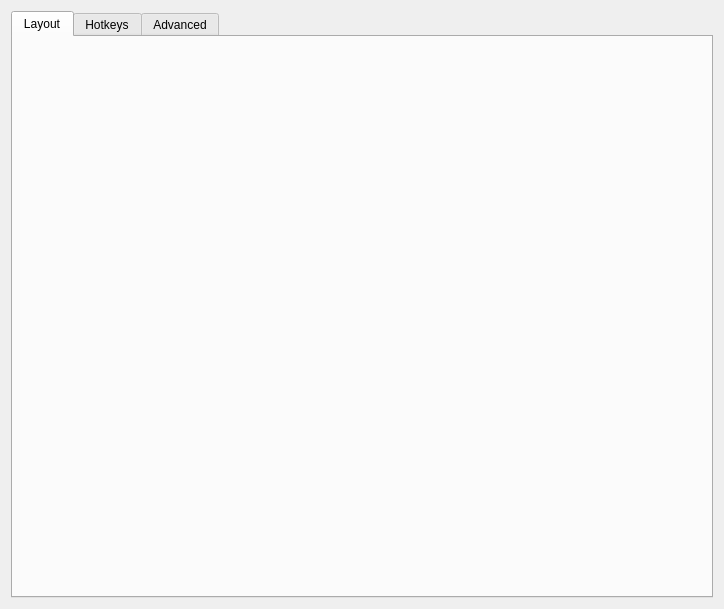
<?xml version="1.0" encoding="UTF-8"?>
<ui version="4.0">
 <class>ServerConfigDialog</class>
 <widget class="QDialog" name="ServerConfigDialog">
  <property name="geometry">
   <rect>
    <x>0</x>
    <y>0</y>
    <width>724</width>
    <height>609</height>
   </rect>
  </property>
  <property name="minimumSize">
   <size>
    <width>0</width>
    <height>0</height>
   </size>
  </property>
  <property name="windowTitle">
   <string>Server Configuration</string>
  </property>
  <layout class="QVBoxLayout" name="verticalLayout_3">
   <item>
    <widget class="QTabWidget" name="tabWidget">
     <widget class="QWidget" name="tabComputers">
      <attribute name="title">
       <string>Layout</string>
      </attribute>
      <layout class="QVBoxLayout" name="layoutTabComputers"/>
     </widget>
     <widget class="QWidget" name="tabHotkeys">
      <attribute name="title">
       <string>Hotkeys</string>
      </attribute>
      <layout class="QHBoxLayout" name="_2">
       <item>
        <widget class="QGroupBox" name="groupHotkeys">
         <property name="title">
          <string>&amp;Hotkeys</string>
         </property>
         <layout class="QGridLayout" name="_3">
          <item row="0" column="0" rowspan="4">
           <widget class="QListWidget" name="listHotkeys"/>
          </item>
          <item row="0" column="1">
           <widget class="QPushButton" name="btnNewHotkey">
            <property name="enabled">
             <bool>true</bool>
            </property>
            <property name="text">
             <string>&amp;New</string>
            </property>
            <property name="icon">
             <iconset theme="QIcon::ThemeIcon::ListAdd"/>
            </property>
           </widget>
          </item>
          <item row="1" column="1">
           <widget class="QPushButton" name="btnEditHotkey">
            <property name="enabled">
             <bool>false</bool>
            </property>
            <property name="text">
             <string>&amp;Edit</string>
            </property>
            <property name="icon">
             <iconset theme="document-edit"/>
            </property>
           </widget>
          </item>
          <item row="2" column="1">
           <widget class="QPushButton" name="btnRemoveHotkey">
            <property name="enabled">
             <bool>false</bool>
            </property>
            <property name="text">
             <string>&amp;Remove</string>
            </property>
            <property name="icon">
             <iconset theme="QIcon::ThemeIcon::ListRemove"/>
            </property>
           </widget>
          </item>
          <item row="3" column="1">
           <spacer name="hotkeySpacer">
            <property name="orientation">
             <enum>Qt::Orientation::Vertical</enum>
            </property>
            <property name="sizeHint" stdset="0">
             <size>
              <width>75</width>
              <height>161</height>
             </size>
            </property>
           </spacer>
          </item>
         </layout>
        </widget>
       </item>
       <item>
        <widget class="QGroupBox" name="groupActions">
         <property name="font">
          <font>
           <kerning>true</kerning>
          </font>
         </property>
         <property name="title">
          <string>A&amp;ctions</string>
         </property>
         <layout class="QGridLayout">
          <item row="0" column="0" rowspan="4">
           <widget class="QListWidget" name="listActions"/>
          </item>
          <item row="0" column="1">
           <widget class="QPushButton" name="btnNewAction">
            <property name="enabled">
             <bool>false</bool>
            </property>
            <property name="text">
             <string>Ne&amp;w</string>
            </property>
            <property name="icon">
             <iconset theme="QIcon::ThemeIcon::ListAdd"/>
            </property>
           </widget>
          </item>
          <item row="1" column="1">
           <widget class="QPushButton" name="btnEditAction">
            <property name="enabled">
             <bool>false</bool>
            </property>
            <property name="text">
             <string>E&amp;dit</string>
            </property>
            <property name="icon">
             <iconset theme="document-edit"/>
            </property>
           </widget>
          </item>
          <item row="2" column="1">
           <widget class="QPushButton" name="btnRemoveAction">
            <property name="enabled">
             <bool>false</bool>
            </property>
            <property name="text">
             <string>Re&amp;move</string>
            </property>
            <property name="icon">
             <iconset theme="QIcon::ThemeIcon::ListRemove"/>
            </property>
           </widget>
          </item>
          <item row="3" column="1">
           <spacer name="actionSpacer">
            <property name="orientation">
             <enum>Qt::Orientation::Vertical</enum>
            </property>
            <property name="sizeHint" stdset="0">
             <size>
              <width>20</width>
              <height>40</height>
             </size>
            </property>
           </spacer>
          </item>
         </layout>
        </widget>
       </item>
      </layout>
     </widget>
     <widget class="QWidget" name="tabAdvanced">
      <attribute name="title">
       <string>Advanced</string>
      </attribute>
      <layout class="QVBoxLayout" name="verticalLayout_2">
       <property name="leftMargin">
        <number>15</number>
       </property>
       <property name="topMargin">
        <number>15</number>
       </property>
       <property name="rightMargin">
        <number>15</number>
       </property>
       <property name="bottomMargin">
        <number>15</number>
       </property>
       <item>
        <widget class="QGroupBox" name="groupMisc">
         <property name="font">
          <font>
           <kerning>false</kerning>
          </font>
         </property>
         <property name="title">
          <string>&amp;Misc</string>
         </property>
         <layout class="QVBoxLayout" name="verticalLayout_4">
          <property name="leftMargin">
           <number>6</number>
          </property>
          <property name="topMargin">
           <number>6</number>
          </property>
          <property name="rightMargin">
           <number>6</number>
          </property>
          <property name="bottomMargin">
           <number>6</number>
          </property>
          <item>
           <widget class="QCheckBox" name="cbDisableLockToComputer">
            <property name="text">
             <string>Disable lock to computer (scroll lock key)</string>
            </property>
           </widget>
          </item>
          <item>
           <widget class="QCheckBox" name="cbDefaultLockToComputerState">
            <property name="text">
             <string>Enable lock to computer at startup</string>
            </property>
           </widget>
          </item>
          <item>
           <widget class="QCheckBox" name="cbRelativeMouseMoves">
            <property name="enabled">
             <bool>true</bool>
            </property>
            <property name="text">
             <string>Use &amp;relative mouse movements</string>
            </property>
           </widget>
          </item>
          <item>
           <widget class="QCheckBox" name="cbWin32KeepForeground">
            <property name="enabled">
             <bool>true</bool>
            </property>
            <property name="text">
             <string>Don't take &amp;foreground window (Windows only)</string>
            </property>
           </widget>
          </item>
          <item>
           <layout class="QHBoxLayout" name="layoutClipboard">
            <item>
             <widget class="QCheckBox" name="cbEnableClipboard">
              <property name="sizePolicy">
               <sizepolicy hsizetype="Minimum" vsizetype="Preferred">
                <horstretch>0</horstretch>
                <verstretch>0</verstretch>
               </sizepolicy>
              </property>
              <property name="text">
               <string>Enable clipboard sharing</string>
              </property>
              <property name="checked">
               <bool>true</bool>
              </property>
             </widget>
            </item>
            <item>
             <spacer name="horizontalSpacer">
              <property name="orientation">
               <enum>Qt::Orientation::Horizontal</enum>
              </property>
              <property name="sizeHint" stdset="0">
               <size>
                <width>40</width>
                <height>20</height>
               </size>
              </property>
             </spacer>
            </item>
            <item>
             <widget class="QLabel" name="label_7">
              <property name="text">
               <string>Limit to:</string>
              </property>
             </widget>
            </item>
            <item>
             <widget class="QSpinBox" name="sbClipboardSizeLimit">
              <property name="enabled">
               <bool>false</bool>
              </property>
              <property name="sizePolicy">
               <sizepolicy hsizetype="Maximum" vsizetype="Fixed">
                <horstretch>0</horstretch>
                <verstretch>0</verstretch>
               </sizepolicy>
              </property>
              <property name="suffix">
               <string>MB</string>
              </property>
              <property name="maximum">
               <number>10000</number>
              </property>
              <property name="value">
               <number>3</number>
              </property>
             </widget>
            </item>
            <item>
             <spacer name="horizontalSpacer_3">
              <property name="orientation">
               <enum>Qt::Orientation::Horizontal</enum>
              </property>
              <property name="sizeType">
               <enum>QSizePolicy::Policy::Fixed</enum>
              </property>
              <property name="sizeHint" stdset="0">
               <size>
                <width>50</width>
                <height>20</height>
               </size>
              </property>
             </spacer>
            </item>
           </layout>
          </item>
         </layout>
        </widget>
       </item>
       <item>
        <widget class="QGroupBox" name="groupSwitch">
         <property name="font">
          <font>
           <kerning>true</kerning>
          </font>
         </property>
         <property name="title">
          <string>&amp;Switching</string>
         </property>
         <layout class="QVBoxLayout">
          <property name="spacing">
           <number>6</number>
          </property>
          <property name="leftMargin">
           <number>6</number>
          </property>
          <property name="topMargin">
           <number>6</number>
          </property>
          <property name="rightMargin">
           <number>6</number>
          </property>
          <property name="bottomMargin">
           <number>6</number>
          </property>
          <item>
           <layout class="QHBoxLayout" name="_5">
            <item>
             <widget class="QCheckBox" name="cbSwitchDelay">
              <property name="enabled">
               <bool>true</bool>
              </property>
              <property name="text">
               <string>Switch &amp;after waiting</string>
              </property>
             </widget>
            </item>
            <item>
             <spacer name="spacerSwitchWait">
              <property name="orientation">
               <enum>Qt::Orientation::Horizontal</enum>
              </property>
              <property name="sizeHint" stdset="0">
               <size>
                <width>40</width>
                <height>20</height>
               </size>
              </property>
             </spacer>
            </item>
            <item>
             <widget class="QSpinBox" name="sbSwitchDelay">
              <property name="enabled">
               <bool>false</bool>
              </property>
              <property name="sizePolicy">
               <sizepolicy hsizetype="Maximum" vsizetype="Fixed">
                <horstretch>0</horstretch>
                <verstretch>0</verstretch>
               </sizepolicy>
              </property>
              <property name="suffix">
               <string>ms</string>
              </property>
              <property name="minimum">
               <number>10</number>
              </property>
              <property name="maximum">
               <number>10000</number>
              </property>
              <property name="singleStep">
               <number>10</number>
              </property>
              <property name="value">
               <number>250</number>
              </property>
             </widget>
            </item>
            <item>
             <spacer name="spacerSwitchWait_2">
              <property name="orientation">
               <enum>Qt::Orientation::Horizontal</enum>
              </property>
              <property name="sizeType">
               <enum>QSizePolicy::Policy::Fixed</enum>
              </property>
              <property name="sizeHint" stdset="0">
               <size>
                <width>50</width>
                <height>20</height>
               </size>
              </property>
             </spacer>
            </item>
           </layout>
          </item>
          <item>
           <layout class="QHBoxLayout" name="_6">
            <item>
             <widget class="QCheckBox" name="cbSwitchDoubleTap">
              <property name="enabled">
               <bool>true</bool>
              </property>
              <property name="text">
               <string>Switch on double &amp;tap within</string>
              </property>
             </widget>
            </item>
            <item>
             <spacer name="spacerDoubleTap">
              <property name="orientation">
               <enum>Qt::Orientation::Horizontal</enum>
              </property>
              <property name="sizeHint" stdset="0">
               <size>
                <width>40</width>
                <height>20</height>
               </size>
              </property>
             </spacer>
            </item>
            <item>
             <widget class="QSpinBox" name="sbSwitchDoubleTap">
              <property name="enabled">
               <bool>false</bool>
              </property>
              <property name="sizePolicy">
               <sizepolicy hsizetype="Maximum" vsizetype="Fixed">
                <horstretch>0</horstretch>
                <verstretch>0</verstretch>
               </sizepolicy>
              </property>
              <property name="suffix">
               <string>ms</string>
              </property>
              <property name="minimum">
               <number>10</number>
              </property>
              <property name="maximum">
               <number>10000</number>
              </property>
              <property name="singleStep">
               <number>10</number>
              </property>
              <property name="value">
               <number>250</number>
              </property>
             </widget>
            </item>
            <item>
             <spacer name="spacerDoubleTap_2">
              <property name="orientation">
               <enum>Qt::Orientation::Horizontal</enum>
              </property>
              <property name="sizeType">
               <enum>QSizePolicy::Policy::Fixed</enum>
              </property>
              <property name="sizeHint" stdset="0">
               <size>
                <width>50</width>
                <height>20</height>
               </size>
              </property>
             </spacer>
            </item>
           </layout>
          </item>
         </layout>
        </widget>
       </item>
       <item>
        <widget class="QGroupBox" name="groupNetwork">
         <property name="title">
          <string>&amp;Network</string>
         </property>
         <layout class="QVBoxLayout" name="verticalLayout_5">
          <property name="leftMargin">
           <number>6</number>
          </property>
          <property name="topMargin">
           <number>6</number>
          </property>
          <property name="rightMargin">
           <number>6</number>
          </property>
          <property name="bottomMargin">
           <number>6</number>
          </property>
          <item>
           <widget class="QWidget" name="widgetHeartbeat" native="true">
            <layout class="QHBoxLayout" name="groupHeartbeat">
             <property name="spacing">
              <number>9</number>
             </property>
             <property name="leftMargin">
              <number>1</number>
             </property>
             <item>
              <widget class="QCheckBox" name="cbHeartbeat">
               <property name="enabled">
                <bool>true</bool>
               </property>
               <property name="whatsThis">
                <string>&lt;html&gt;&lt;head/&gt;&lt;body&gt;&lt;p&gt;Enables the network heartbeat to ping clients every &lt;span style=&quot; font-style:italic;&quot;&gt;n&lt;/span&gt; seconds. This may help to diagnose network problems by retrying the connection if the client becomes unresponsive.&lt;/p&gt;&lt;/body&gt;&lt;/html&gt;</string>
               </property>
               <property name="text">
                <string>&amp;Check clients every</string>
               </property>
              </widget>
             </item>
             <item>
              <spacer name="spacerNetwork">
               <property name="orientation">
                <enum>Qt::Orientation::Horizontal</enum>
               </property>
               <property name="sizeHint" stdset="0">
                <size>
                 <width>40</width>
                 <height>20</height>
                </size>
               </property>
              </spacer>
             </item>
             <item>
              <widget class="QSpinBox" name="sbHeartbeat">
               <property name="enabled">
                <bool>false</bool>
               </property>
               <property name="sizePolicy">
                <sizepolicy hsizetype="Maximum" vsizetype="Fixed">
                 <horstretch>0</horstretch>
                 <verstretch>0</verstretch>
                </sizepolicy>
               </property>
               <property name="suffix">
                <string>ms</string>
               </property>
               <property name="minimum">
                <number>1000</number>
               </property>
               <property name="maximum">
                <number>30000</number>
               </property>
               <property name="singleStep">
                <number>1000</number>
               </property>
               <property name="value">
                <number>5000</number>
               </property>
              </widget>
             </item>
             <item>
              <spacer name="spacerNetwork_2">
               <property name="orientation">
                <enum>Qt::Orientation::Horizontal</enum>
               </property>
               <property name="sizeType">
                <enum>QSizePolicy::Policy::Fixed</enum>
               </property>
               <property name="sizeHint" stdset="0">
                <size>
                 <width>50</width>
                 <height>20</height>
                </size>
               </property>
              </spacer>
             </item>
            </layout>
           </widget>
          </item>
          <item>
           <layout class="QHBoxLayout" name="horizontalLayout_5">
            <item>
             <widget class="QLabel" name="labelProtocol">
              <property name="whatsThis">
               <string>&lt;html&gt;&lt;head/&gt;&lt;body&gt;&lt;p&gt;Enables compatibility with programs that use either the Synergy or Barrier protocols:&lt;/p&gt;&lt;ul style=&quot;margin-top: 0px; margin-bottom: 0px; margin-left: 0px; margin-right: 0px; -qt-list-indent: 1;&quot;&gt;&lt;li style=&quot; margin-top:12px; margin-bottom:0px; margin-left:0px; margin-right:0px; -qt-block-indent:0; text-indent:0px;&quot;&gt;Synergy 3 uses the Synergy protocol.&lt;/li&gt;&lt;li style=&quot; margin-top:0px; margin-bottom:12px; margin-left:0px; margin-right:0px; -qt-block-indent:0; text-indent:0px;&quot;&gt;Barrier, Input-Leap and Synergy 1 uses the Barrier protocol.&lt;/li&gt;&lt;/ul&gt;&lt;p&gt;A Deskflow client will automatically use either the Synergy or Barrier protocol depending on the server protocol.&lt;/p&gt;&lt;/body&gt;&lt;/html&gt;</string>
              </property>
              <property name="text">
               <string>Network protocol</string>
              </property>
             </widget>
            </item>
            <item>
             <widget class="QRadioButton" name="rbProtocolSynergy">
              <property name="text">
               <string notr="true">Synergy</string>
              </property>
              <property name="checked">
               <bool>true</bool>
              </property>
             </widget>
            </item>
            <item>
             <widget class="QRadioButton" name="rbProtocolBarrier">
              <property name="text">
               <string notr="true">Barrier</string>
              </property>
             </widget>
            </item>
           </layout>
          </item>
         </layout>
        </widget>
       </item>
       <item>
        <widget class="QGroupBox" name="groupExternalConfig">
         <property name="toolTip">
          <string>Use a server config file to create complex computer layouts that are not possible with the simple grid-based computer layout editor.

Enabling this setting will disable the server config GUI.</string>
         </property>
         <property name="title">
          <string>Use a server config file</string>
         </property>
         <property name="checkable">
          <bool>true</bool>
         </property>
         <layout class="QHBoxLayout" name="horizontalLayout">
          <item>
           <widget class="QWidget" name="widgetExternalConfigControls" native="true">
            <property name="enabled">
             <bool>false</bool>
            </property>
            <layout class="QHBoxLayout" name="horizontalLayout_2">
             <property name="leftMargin">
              <number>0</number>
             </property>
             <property name="topMargin">
              <number>0</number>
             </property>
             <property name="rightMargin">
              <number>0</number>
             </property>
             <property name="bottomMargin">
              <number>0</number>
             </property>
             <item>
              <widget class="QLabel" name="labelConfigFile">
               <property name="sizePolicy">
                <sizepolicy hsizetype="Maximum" vsizetype="Preferred">
                 <horstretch>0</horstretch>
                 <verstretch>0</verstretch>
                </sizepolicy>
               </property>
               <property name="minimumSize">
                <size>
                 <width>96</width>
                 <height>0</height>
                </size>
               </property>
               <property name="text">
                <string>Config file path</string>
               </property>
              </widget>
             </item>
             <item>
              <spacer name="horizontalSpacer_6">
               <property name="orientation">
                <enum>Qt::Orientation::Horizontal</enum>
               </property>
               <property name="sizeType">
                <enum>QSizePolicy::Policy::Fixed</enum>
               </property>
               <property name="sizeHint" stdset="0">
                <size>
                 <width>13</width>
                 <height>20</height>
                </size>
               </property>
              </spacer>
             </item>
             <item>
              <widget class="QLineEdit" name="lineConfigFile">
               <property name="sizePolicy">
                <sizepolicy hsizetype="Minimum" vsizetype="Fixed">
                 <horstretch>0</horstretch>
                 <verstretch>0</verstretch>
                </sizepolicy>
               </property>
               <property name="minimumSize">
                <size>
                 <width>180</width>
                 <height>0</height>
                </size>
               </property>
              </widget>
             </item>
             <item>
              <widget class="QPushButton" name="btnBrowseConfigFile">
               <property name="sizePolicy">
                <sizepolicy hsizetype="Fixed" vsizetype="Fixed">
                 <horstretch>0</horstretch>
                 <verstretch>0</verstretch>
                </sizepolicy>
               </property>
               <property name="minimumSize">
                <size>
                 <width>0</width>
                 <height>0</height>
                </size>
               </property>
               <property name="cursor">
                <cursorShape>PointingHandCursor</cursorShape>
               </property>
               <property name="text">
                <string/>
               </property>
               <property name="flat">
                <bool>true</bool>
               </property>
              </widget>
             </item>
            </layout>
           </widget>
          </item>
         </layout>
        </widget>
       </item>
      </layout>
     </widget>
    </widget>
   </item>
  </layout>
 </widget>
 <tabstops>
  <tabstop>listHotkeys</tabstop>
  <tabstop>btnNewHotkey</tabstop>
  <tabstop>btnEditHotkey</tabstop>
  <tabstop>btnRemoveHotkey</tabstop>
  <tabstop>listActions</tabstop>
  <tabstop>btnNewAction</tabstop>
  <tabstop>btnEditAction</tabstop>
  <tabstop>btnRemoveAction</tabstop>
  <tabstop>cbSwitchDelay</tabstop>
  <tabstop>sbSwitchDelay</tabstop>
  <tabstop>cbSwitchDoubleTap</tabstop>
  <tabstop>sbSwitchDoubleTap</tabstop>
  <tabstop>cbEnableClipboard</tabstop>
  <tabstop>sbClipboardSizeLimit</tabstop>
  <tabstop>cbHeartbeat</tabstop>
  <tabstop>sbHeartbeat</tabstop>
  <tabstop>cbRelativeMouseMoves</tabstop>
  <tabstop>tabWidget</tabstop>
 </tabstops>
 <resources/>
 <connections/>
</ui>
